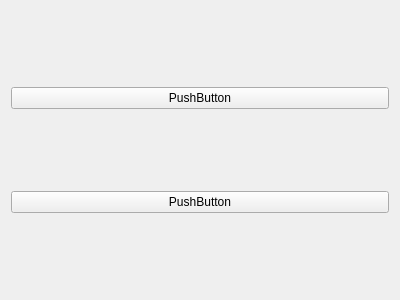
<?xml version="1.0" encoding="UTF-8"?>
<ui version="4.0">
 <class>Form</class>
 <widget class="QWidget" name="Form">
  <property name="geometry">
   <rect>
    <x>0</x>
    <y>0</y>
    <width>400</width>
    <height>300</height>
   </rect>
  </property>
  <property name="windowTitle">
   <string>Form</string>
  </property>
  <layout class="QVBoxLayout" name="verticalLayout">
   <item>
    <widget class="QPushButton" name="pushButton">
     <property name="text">
      <string>PushButton</string>
     </property>
    </widget>
   </item>
   <item>
    <widget class="QPushButton" name="pushButton_2">
     <property name="text">
      <string>PushButton</string>
     </property>
    </widget>
   </item>
  </layout>
 </widget>
 <resources/>
 <connections/>
</ui>
